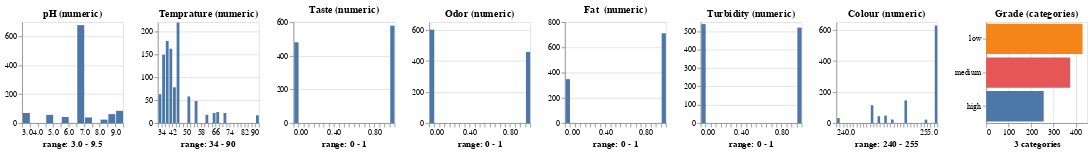

Notebook cell for this chart:
### Code cell
DataFrame(milk).visualize()

### Figure 1 — Vega-Lite specification as saved in the notebook (floating-point values rounded to 4 significant figures; data arrays with more than 128 entries replaced by an {"elided": "..."} marker saying what was removed)
{"config": {"view": {"continuousWidth": 300, "continuousHeight": 300}}, "hconcat": [{"mark": {"type": "bar"}, "encoding": {"x": {"bin": {"maxbins": 30}, "field": "pH", "title": "range: 3.0 - 9.5", "type": "quantitative"}, "y": {"aggregate": "count", "title": "", "type": "quantitative"}}, "height": 128, "title": "pH (numeric)", "width": 128}, {"mark": {"type": "bar"}, "encoding": {"x": {"bin": {"maxbins": 30}, "field": "Temprature", "title": "range: 34 - 90", "type": "quantitative"}, "y": {"aggregate": "count", "title": "", "type": "quantitative"}}, "height": 128, "title": "Temprature (numeric)", "width": 128}, {"mark": {"type": "bar"}, "encoding": {"x": {"bin": {"maxbins": 30}, "field": "Taste", "title": "range: 0 - 1", "type": "quantitative"}, "y": {"aggregate": "count", "title": "", "type": "quantitative"}}, "height": 128, "title": "Taste (numeric)", "width": 128}, {"mark": {"type": "bar"}, "encoding": {"x": {"bin": {"maxbins": 30}, "field": "Odor", "title": "range: 0 - 1", "type": "quantitative"}, "y": {"aggregate": "count", "title": "", "type": "quantitative"}}, "height": 128, "title": "Odor (numeric)", "width": 128}, {"mark": {"type": "bar"}, "encoding": {"x": {"bin": {"maxbins": 30}, "field": "Fat ", "title": "range: 0 - 1", "type": "quantitative"}, "y": {"aggregate": "count", "title": "", "type": "quantitative"}}, "height": 128, "title": "Fat  (numeric)", "width": 128}, {"mark": {"type": "bar"}, "encoding": {"x": {"bin": {"maxbins": 30}, "field": "Turbidity", "title": "range: 0 - 1", "type": "quantitative"}, "y": {"aggregate": "count", "title": "", "type": "quantitative"}}, "height": 128, "title": "Turbidity (numeric)", "width": 128}, {"mark": {"type": "bar"}, "encoding": {"x": {"bin": {"maxbins": 30}, "field": "Colour", "title": "range: 240 - 255", "type": "quantitative"}, "y": {"aggregate": "count", "title": "", "type": "quantitative"}}, "height": 128, "title": "Colour (numeric)", "width": 128}, {"mark": {"type": "bar"}, "encoding": {"color": {"field": "Grade", "legend": null, "type": "nominal"}, "x": {"field": "count", "title": "3 categories", "type": "quantitative"}, "y": {"field": "Grade", "sort": "-x", "title": "", "type": "nominal"}}, "height": 128, "title": "Grade (categories)", "transform": [{"aggregate": [{"op": "count", "as": "count"}], "groupby": ["Grade"]}, {"window": [{"op": "rank", "field": "", "as": "rank"}], "sort": [{"field": "count", "order": "descending"}]}, {"filter": "(datum.rank <= 12)"}], "width": 128}], "data": {"name": "data-759bf9a6d0e58961be81a72844853058"}, "$schema": "https://vega.github.io/schema/vega-lite/v5.17.0.json", "datasets": {"data-759bf9a6d0e58961be81a72844853058": {"elided": "1059 records"}}}
